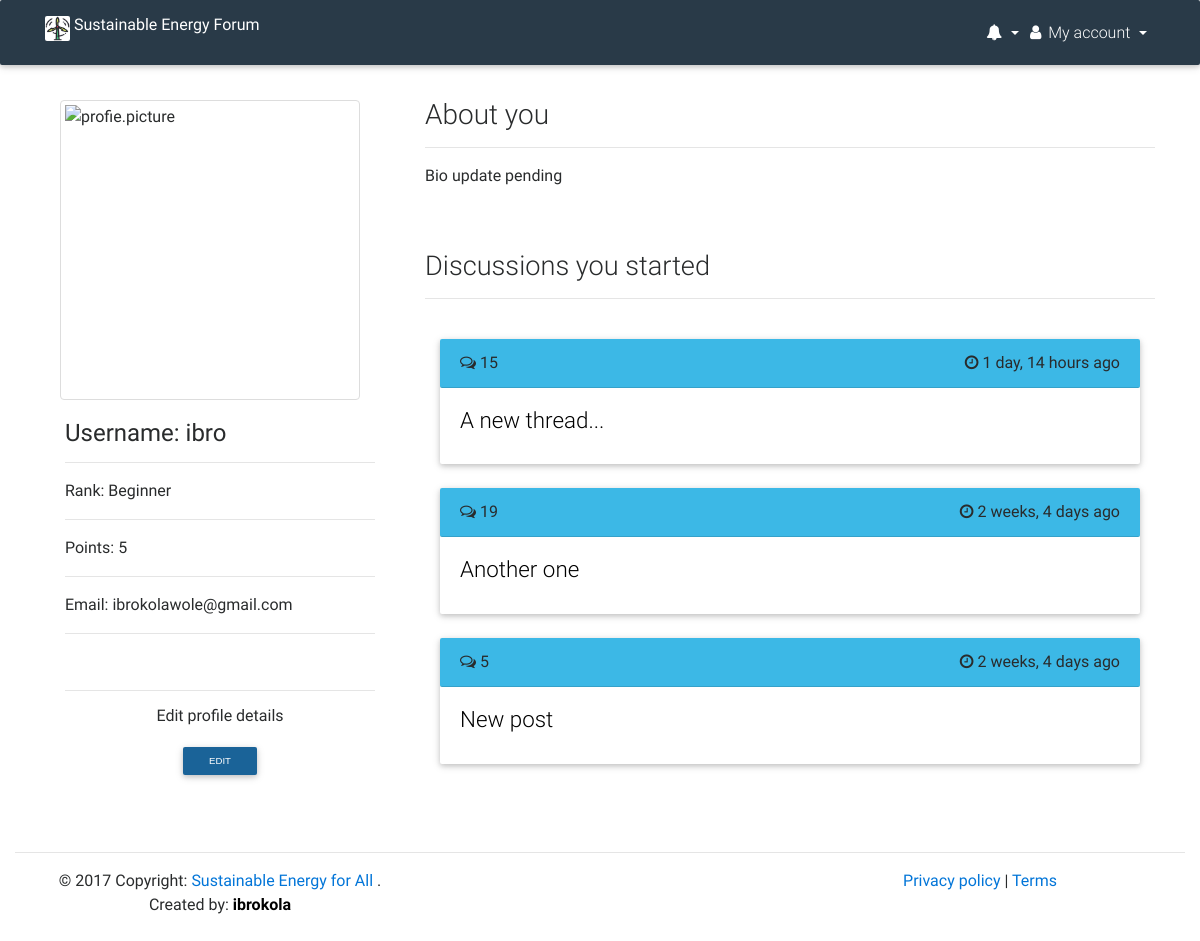
Before: /u/profile/ (signed in) with the older database file.
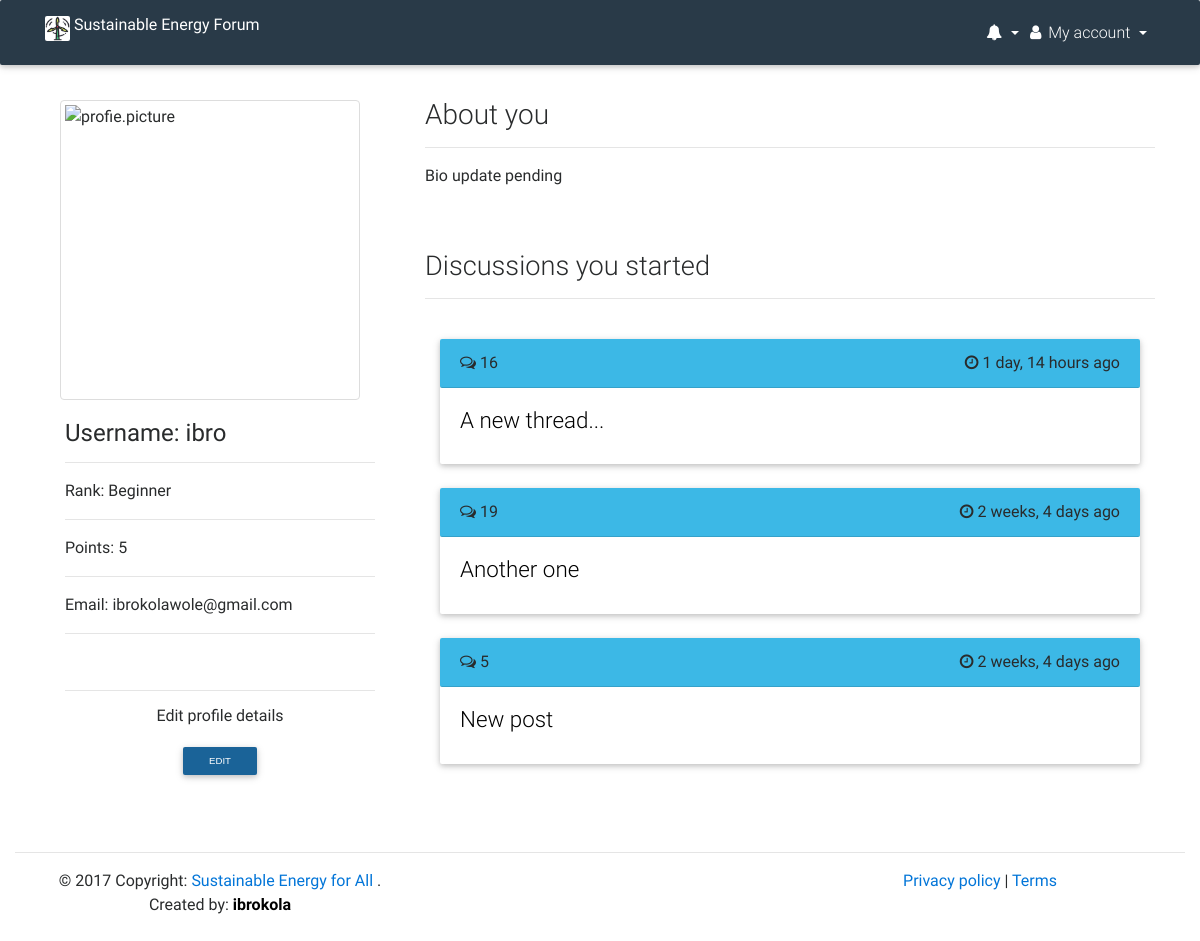
After: the same page with the newer database file.
### forum/models.py (models this page shows, shortened)
class Votable(models.Model):
    class Meta:
        abstract = True
    votes = GenericRelation(Vote)
    author = models.ForeignKey(User, on_delete=models.PROTECT)
    upvotes = models.IntegerField(default=0)
    downvotes = models.IntegerField(default=0)
    flags = models.IntegerField(default=0)

class Post(Votable):
    class Meta:
        db_table = "posts"
        index_together = [
            ["submission_time",],
        ]
    objects = PostsManager()
    title = models.CharField(max_length=500)
    slug = models.SlugField(max_length=500,null=True, blank=True)
    text = models.TextField(max_length=8192, blank=True)
    submission_time = models.DateTimeField(auto_now_add=True)
    num_comments = models.IntegerField(default=0)
    def get_absolute_url(self):
        return reverse('forum:discussion', kwargs={"post_id": self.pk})
    def __str__(self):
        return self.title

### profiles/views.py (the view)
class ProfileUserView(View):
    def get(self, request, *args, **kwargs):
        if request.user.is_authenticated():
            user = get_object_or_404(User, username=request.user.username)
            post_list = Post.objects.filter(author__username__iexact=user.username).order_by('-submission_time')
            paginator = Paginator(post_list, 10)
            page = request.GET.get('page')
            try:
                post = paginator.page(page)
            except PageNotAnInteger:
                post = paginator.page(1)
            except EmptyPage:
                post = paginator.page(paginator.num_pages)
            profile = Profile.objects.get(user=user)
            template = 'profiles/profile_user.html'
            context = {
                'profile': profile,
                'post': post
                }
            return render(request, template, context)
        else:
            return HttpResponseRedirect(reverse('account_login'))

### users/models.py (called while the page is built)
    def __str__(self):              # __unicode__ on Python 2
        return self.username

### templates/profiles/profile_user.html (shortened to what this page needs)
{% extends 'base.html' %}
{% load static %}
{% load humanize %}
{% block pagecss %}
<link href="{% static 'css/mdb.css' %}" rel="stylesheet">
{% endblock %}
{% block content %}
<div class="container-fluid" style="padding-top: 100px;"></div>
<div class="container">
	<div class="row">
		<div class="col-sm-6 col-md-4">
			<section class="wow fadeIn">
			         <div class="container">
			        {% if profile.image %}
			            <img src="{{ profile.image.url }}" class="img-fluid img-thumbnail text-center" width="300" height="300" alt="profie.picture">
			        {% else %}
			        	<img src="http://www.sbsc.in/images/dummy-profile-pic.png" class="img-fluid img-thumbnail" width="300" height="300" alt="profie.picture">
			        {% endif %}
			        </div>
			        <div class="card-block">
			            <h4 class="card-title"><strong>Username: {{ profile.user.username }}</strong></h4>
						<hr>
						<p>Rank: {{ profile.rank }}</p>
						<hr>
						<p>Points: {{ request.user.score }}</p>
						<hr>
						 <p>Email: {{ profile.user.email }}</p>
						<hr>
						<br>
						 <hr>
						<div class="text-center">
							<h5>Edit profile details</h5><a href="{% url 'profile:profile_edit' %}"><button class="btn btn-default btn-sm" value="update" type="submit">Edit</button></a>
						</div>
			</section>
			<br>
		</div>
		<div class="col-sm-6 col-md-8">
			<h3>About you</h3>
            <hr>
            {% if profile.bio %}
                <p>{{ profile.bio }}</p>
            {% else %}
                <p>Bio update pending</p>
			{% endif %}
			<br>
			<br>
			<h3 class="h3-responsive">Discussions you started</h3>
			<hr>
			<br>
			<div class="col-sm-12">
			{% if post %}
				{% for item in post %}
				<div class="card">
					<div class="card-header">
						<i class="fa fa-comments-o"></i> {{  item.num_comments }}  <span class="float-right"><i class="fa fa-clock-o"></i> {{  item.submission_time | naturaltime }}</span>
					</div>
					<div class="card-block">
						<a href="{{ item.get_absolute_url }}">
							<h4 class="card-title h4-responsive" style="color: black;">{{ item }}</h4>
						</a>
					</div>
				</div>
				<br>
				{% endfor %}
			{% else %}
				<p>No post yet</p>
			{% endif %}
			<br>
			<br>
			</div>
		</div>
		<br>
		<br>
	</div>
</div>
{% endblock %}

Changed rows visible on the page:
changed Post "1 day, 14 hours ago": num_comments "15" → "16"
